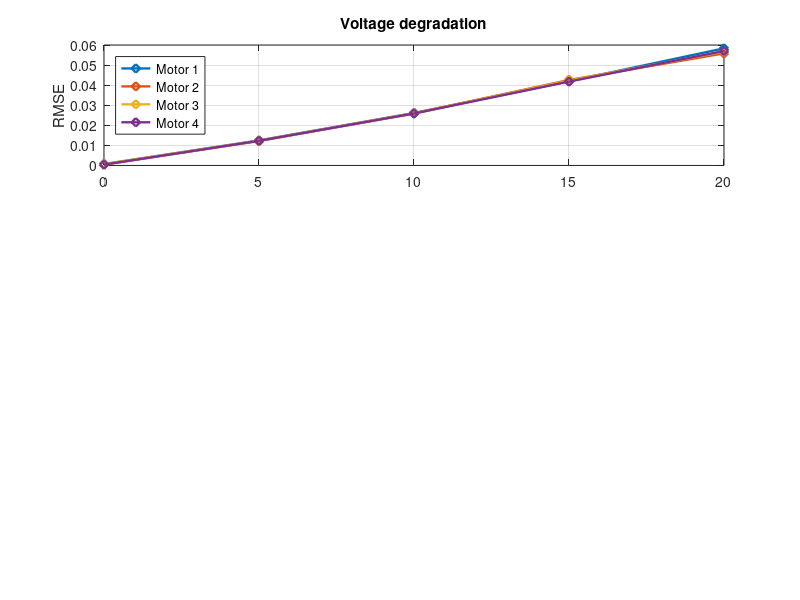

MATLAB code to generate this figure: (Note: this script raises an error after producing the figure.)
% Noise levels
noise_levels = [0, 5, 10, 15, 20];

voltage_rmse = [
    0.000697, 0.000434, 0.000663, 0.000425; % 0% noise
    0.012480, 0.012171, 0.012358, 0.012283; % 5% noise
    0.026143, 0.025905, 0.025976, 0.025873; % 10% noise
    0.041932, 0.042572, 0.042239, 0.041778; % 15% noise
    0.058325, 0.055829, 0.056704, 0.057013  % 20% noise
    ];

fault_rmse = [
    0.006577, 0.006605, 0.006596, 0.006527; % 0% noise
    0.016067, 0.015575, 0.015908, 0.015716; % 5% noise
    0.028781, 0.029926, 0.031633, 0.028724; % 10% noise
    0.042765, 0.042744, 0.043298, 0.041626; % 15% noise
    0.058700, 0.056542, 0.054950, 0.055535  % 20% noise
    ];

combined_rmse = [
    0.016517, 0.015921, 0.016138, 0.016278; % 0% noise
    0.020052, 0.019914, 0.020053, 0.019977; % 5% noise
    0.029403, 0.027962, 0.028835, 0.029225; % 10% noise
    0.046326, 0.044790, 0.045545, 0.044808; % 15% noise
    0.058368, 0.057877, 0.056776, 0.057518  % 20% noise
    ];

% Define motor names
motor_names = arrayfun(@(i) sprintf('Motor %d', i), 1:4, 'UniformOutput', false);

% Create figure
fig = figure('Name', 'RMSE');
titles = {'Voltage degradation', 'Fault injection', 'Voltage degradation + Fault injection'};
datasets = {voltage_rmse, fault_rmse, combined_rmse};

for subplot_idx = 1:3
    subplot(3,1,subplot_idx);
    hold on;
    
    % Get current dataset
    data = datasets{subplot_idx};
    
    % Plot RMSE for each motor
    for motor_idx = 1:4
        plot(noise_levels, data(:, motor_idx), ...
            'LineWidth', 1.7, ...
            'Marker', 'd', ... % Diamond marker
            'DisplayName', motor_names{motor_idx});
    end
    
    % Compute dynamic y-ticks
    max_val = max(data(:));
    y_max = ceil(max_val * 100) / 100;        % Round up to nearest 0.01
    yticks(0:0.01:y_max);                     % Set fine ticks
    ylim([0 y_max]);                          % Match the y-axis limits
    
    title(titles{subplot_idx}, 'FontWeight', 'bold');
    ylabel('RMSE');
    grid on;
    box on;
    
    lgd = legend('Location', 'northwest');
    lgd.NumColumns = 2;
    
    if subplot_idx == 3
        xlabel('Noise level [%]');
    end
end

sgtitle('Motor efficiency RMSE under different conditions');
exportgraphics(fig, 'RMSE.png');

disp("Press any key to leave");
pause;
close all;
